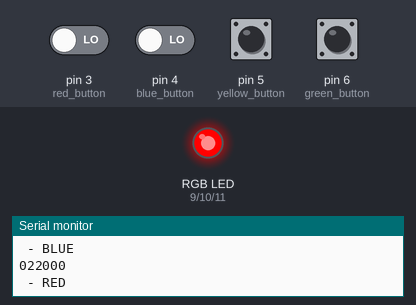
A sketch run on a simulated Arduino Uno, built with avr-gcc and run on an emulated ATmega328P. On the bench: an RGB LED mixed from three pins (HIGH = lit), the last lines printed to the serial monitor. Dashed ring = blinking. The test bench sets the inputs (shaded band); at power-on: pin 3 (red_button), pin 4 (blue_button), pin 5 (yellow_button), pin 6 (green_button) LOW. Random numbers use the default seed unless the sketch sets one.

Above: at 3.8 s.
3.9 s: pin 5 (yellow_button) pulled HIGH for 0.15 s
7.0 s: pin 6 (green_button) pulled HIGH for 1 s
At 8.7 s:
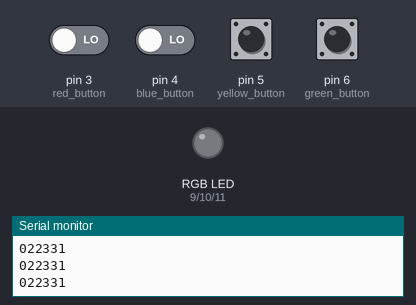
9.5 s: pin 3 (red_button) driven HIGH and pin 4 (blue_button) driven HIGH
At 10.4 s:
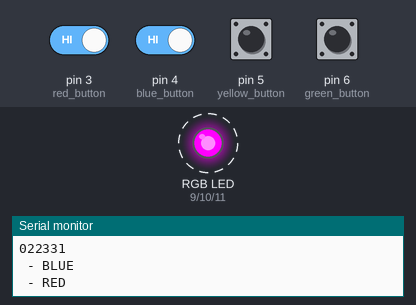
12.5 s: pin 5 (yellow_button) pulled HIGH for 1 s
At 13.7 s:
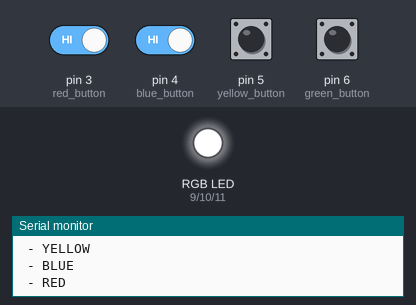
15.5 s: pin 3 (red_button) driven LOW
17.0 s: pin 5 (yellow_button) pulled HIGH for 0.15 s
At 18.8 s:
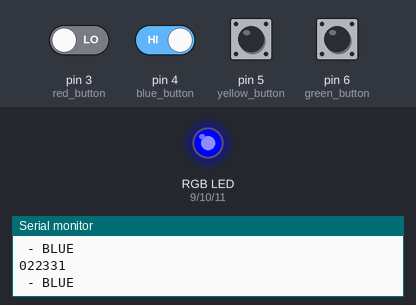
Timing chart, 0 to 20.3 s (numbered marks = the images above; inputs shaded):
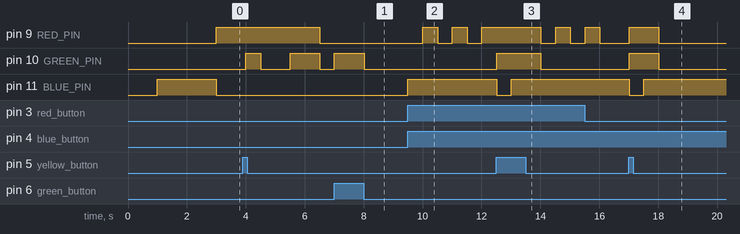

The sketch:

GAME_1_3.ino
```cpp
// Define the pins for the RGB LED
const int RED_PIN = 9;
const int GREEN_PIN = 10;
const int BLUE_PIN = 11;

// the number of the pushbutton pin
const int green_button = 6;
const int yellow_button = 5;
const int blue_button = 4;
const int red_button = 3;
const int ledPin = 13;    // the number of the LED pin

// variable for reading the pushbutton status
int buttonState1 = 0;
int buttonState2 = 0;
int buttonState3 = 0;
int buttonState4 = 0;

unsigned long startTime;
const int showTime = 1000;
const int gameLen = 6;
const unsigned long duration = showTime * gameLen; // duration for the LED game

int correctOrder[gameLen];
int playerOrder[] = {9, 9, 9, 9, 9, 9};

int i = 0;
int j = 0;

int choice;
int your_choice;

void setup() {
  // Set the RGB LED pins as output
  pinMode(RED_PIN, OUTPUT);
  pinMode(GREEN_PIN, OUTPUT);
  pinMode(BLUE_PIN, OUTPUT);

  pinMode(green_button, INPUT);
  pinMode(yellow_button, INPUT);
  pinMode(blue_button, INPUT);
  pinMode(red_button, INPUT);


  // Initialize start time
  startTime = millis();
  Serial.begin(9600);
}

void loop() {
  updatecolor();
  Serial.print(correctOrder[0]);
  Serial.print(correctOrder[1]);
  Serial.print(correctOrder[2]);
  Serial.print(correctOrder[3]);
  Serial.print(correctOrder[4]);
  Serial.println(correctOrder[5]);

  updatebutton();
  if (j == 6)
  {
    updategame();
  }
}

void updatecolor() {  // Check if the time duration has not yet elapsed
  if (millis() - startTime < duration) {
    // Generate a random number (0-2) to represent the color
    int color = rand() % 4 + 1;

    // Set RGB values based on the selected color
    switch (color) {
case 0:  // Green
        analogWrite(RED_PIN, 0);
        analogWrite(GREEN_PIN, 255);
        analogWrite(BLUE_PIN, 0);
        correctOrder[i] = 0;
        Serial.println(" - GREEN"); // Prints out " - GREEN"
        break;

case 1: // Yellow (combination of red and green)
        analogWrite(RED_PIN, 255);
        analogWrite(GREEN_PIN, 255);
        analogWrite(BLUE_PIN, 0);
        correctOrder[i] = 1;
        Serial.println(" - YELLOW"); // Prints out " - YELLOW"
        break;

case 2: // Blue
        analogWrite(RED_PIN, 0);
        analogWrite(GREEN_PIN, 0);
        analogWrite(BLUE_PIN, 255);
        correctOrder[i] = 2;
        Serial.println(" - BLUE"); // Prints out " - BLUE"
        break;
case 3:  // Red
        analogWrite(RED_PIN, 255);
        analogWrite(GREEN_PIN, 0);
        analogWrite(BLUE_PIN, 0);
        Serial.println(" - RED"); // Prints out " - RED"
        correctOrder[i] = 3;
        break;

    }

    // Delay for a short period before changing color again

    i++;
    delay(showTime); // Adjust the delay time as needed
  }
  else {
    // Turn off the RGB LED
    analogWrite(RED_PIN, 0);
    analogWrite(GREEN_PIN, 0);
    analogWrite(BLUE_PIN, 0);

  }
}

void updatebutton() {
  // read the state of the pushbutton value:
  buttonState1 = digitalRead(green_button);
  buttonState2 = digitalRead(yellow_button);
  buttonState3 = digitalRead(blue_button);
  buttonState4 = digitalRead(red_button);

  // check if the pushbutton is pressed. If it is, the buttonState is HIGH:

  // GREEN
  if (buttonState1 == HIGH) {
    // turn LED on:
    digitalWrite(GREEN_PIN, HIGH);
    Serial.println(" - GREEN"); // Prints out " - GREEN"
    delay(500);
    playerOrder[j] = 0;
  } else {
    // turn LED off:
    digitalWrite(GREEN_PIN, LOW);
  }

  // YELLOW
  if (buttonState2 == HIGH) {
    // turn LED on:
    digitalWrite(GREEN_PIN, HIGH);
    digitalWrite(RED_PIN, HIGH);
    Serial.println(" - YELLOW"); // Prints out " - YELLOW"
    delay(500);
    playerOrder[j] = 1;
  } else {
    // turn LED off:
    digitalWrite(GREEN_PIN, LOW);
    digitalWrite(RED_PIN, LOW);

  }

  // BLUE
  if (buttonState3 == HIGH) {
    // turn LED on:
    digitalWrite(BLUE_PIN, HIGH);
    Serial.println(" - BLUE"); // Prints out " - BLUE"
    delay(500);
    playerOrder[j] = 2;
  } else {
    // turn LED off:
    digitalWrite(BLUE_PIN, LOW);
  }

  // RED
  if (buttonState4 == HIGH) {
    // turn LED on:
    digitalWrite(RED_PIN, HIGH);
    Serial.println(" - RED"); // Prints out " - RED"
    delay(500);
    playerOrder[j] = 3;
  } else {
    // turn LED off:
    digitalWrite(RED_PIN, LOW);

  }
}


void updategame() {
  for (int k = 0; k < 6; k++) {
    if (playerOrder[k]  == correctOrder[k]) {

      digitalWrite(GREEN_PIN, HIGH);
      delay(200);
      digitalWrite(GREEN_PIN, LOW);
      delay(200);
      digitalWrite(GREEN_PIN, HIGH);
      delay(200);
      digitalWrite(GREEN_PIN, LOW);
      delay(200);
      digitalWrite(GREEN_PIN, HIGH);
      delay(200);
      digitalWrite(GREEN_PIN, LOW);
      delay(200);
    } else {
      digitalWrite(RED_PIN, HIGH);
      delay(1000);
      digitalWrite(RED_PIN, LOW);
    }
  }


}
```

Measured:
- after the input at 7.0 s, pin 10 (GREEN_PIN): LOW → HIGH at once, → LOW 1.0 s later
- after the input at 9.5 s, pin 9 (RED_PIN): alternates HIGH for 0.50 s and LOW for 0.50 s, starting after 0.51 s; pin 11 (BLUE_PIN): LOW → HIGH at once
- after the input at 12.5 s, pin 10 (GREEN_PIN): LOW → HIGH at once, → LOW 1.5 s later; pin 11 (BLUE_PIN): HIGH → LOW at once, → HIGH 0.50 s later
- after the input at 17.0 s, pin 9 (RED_PIN), pin 10 (GREEN_PIN): LOW → HIGH at once, → LOW 1.0 s later; pin 11 (BLUE_PIN): HIGH → LOW at once, → HIGH 0.50 s later
